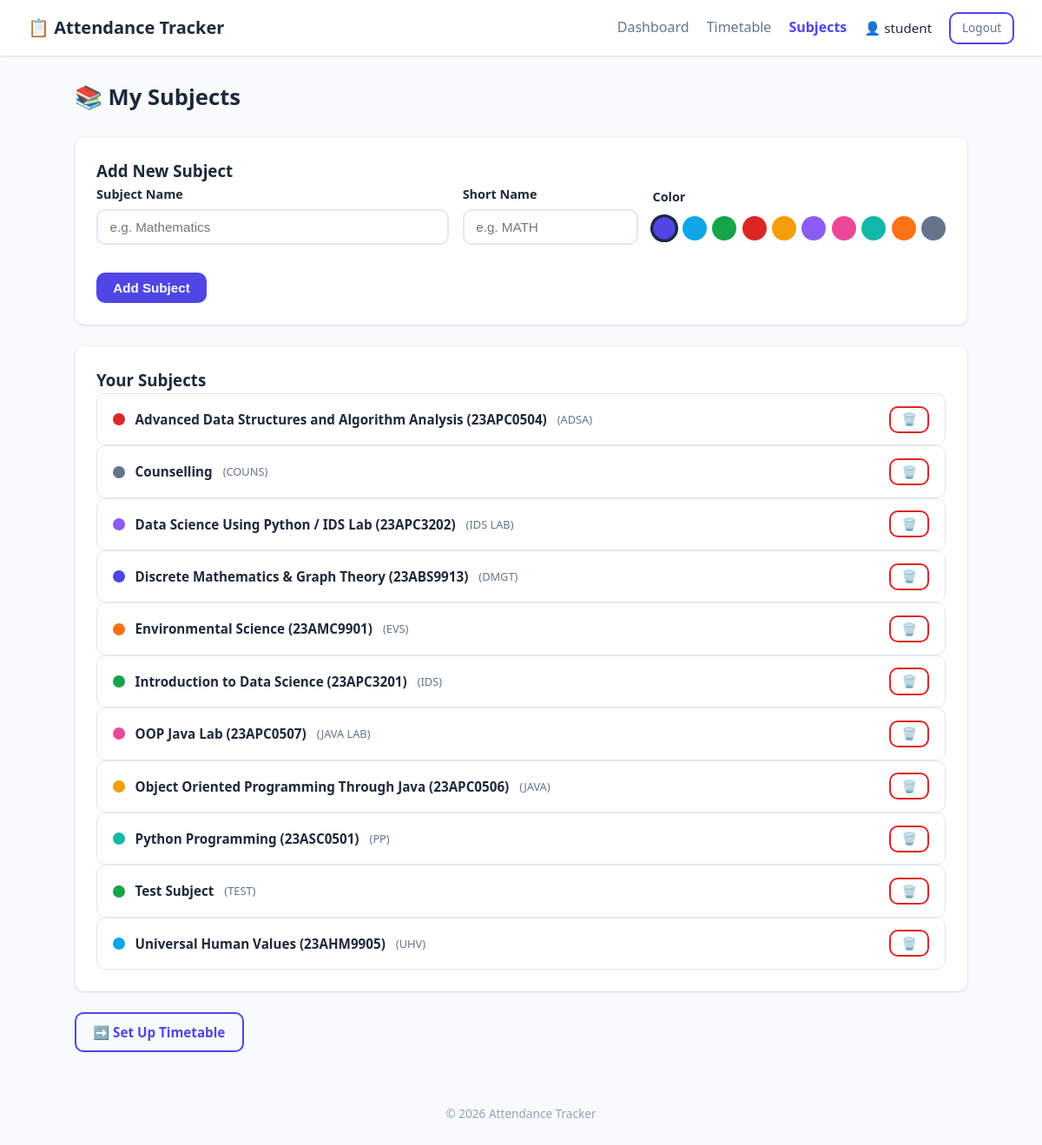
/subjects (signed in), run on the app's committed database.
### tables this page shows
CREATE TABLE users (
    id INTEGER PRIMARY KEY AUTOINCREMENT,
    username TEXT UNIQUE NOT NULL,
    password_hash TEXT NOT NULL,
    created_at TIMESTAMP DEFAULT CURRENT_TIMESTAMP
);

CREATE TABLE subjects (
    id INTEGER PRIMARY KEY AUTOINCREMENT,
    user_id INTEGER NOT NULL,
    name TEXT NOT NULL,
    short_name TEXT NOT NULL,
    color TEXT DEFAULT '#4f46e5',
    FOREIGN KEY (user_id) REFERENCES users(id),
    UNIQUE(user_id, name)
);

### app.py (the view, shortened to what this page needs)
@app.route("/subjects", methods=["GET", "POST"])
@login_required
def subjects():
    db = get_db()
    user_id = session["user_id"]
    user_subjects = db.execute(
        "SELECT * FROM subjects WHERE user_id = ? ORDER BY name", (user_id,)
    ).fetchall()
    return render_template("subjects.html", subjects=user_subjects, colors=SUBJECT_COLORS)

### app.py (called while the page is built, shortened)
def get_db_path():
    env_path = os.environ.get("DATABASE_PATH")
    if env_path:
        return env_path

@app.before_request
def ensure_db():
    try:
        db = get_db()
        table_check = db.execute(
            "SELECT name FROM sqlite_master WHERE type='table' AND name='users'"
        ).fetchone()
        if not table_check:
            init_db()
        student_user = db.execute(
            "SELECT id FROM users WHERE LOWER(username) = 'student'"
        ).fetchone()
    except Exception as e:
        app.logger.error("Error in ensure_db: %s", e, exc_info=True)

def login_required(view):
    @wraps(view)
    def wrapped(**kwargs):
        if "user_id" not in session:
            flash("Please log in first.", "warning")
            return redirect(url_for("login"))
        return view(**kwargs)
    return wrapped

@app.context_processor
def inject_helpers():
    return {"DAY_NAMES": DAY_NAMES}

### templates/subjects.html (shortened to what this page needs)
{% extends "base.html" %}
{% block content %}
<div class="page-header">
    <h2>📚 My Subjects</h2>
</div>
<div class="card">
    <h3>Add New Subject</h3>
    <form method="POST" action="{{ url_for('subjects') }}" class="subject-form">
        <div class="form-row">
            <div class="form-group flex-2">
                <label for="name">Subject Name</label>
                <input type="text" id="name" name="name" required placeholder="e.g. Mathematics">
            </div>
            <div class="form-group flex-1">
                <label for="short_name">Short Name</label>
                <input type="text" id="short_name" name="short_name" required maxlength="5" placeholder="e.g. MATH">
            </div>
            <div class="form-group">
                <label for="color">Color</label>
                <div class="color-picker">
                    {% for c in colors %}
                    <label class="color-option">
                        <span class="color-swatch" style="background: {{ c }};"></span>
                    </label>
                    {% endfor %}
                </div>
            </div>
        </div>
        <button type="submit" class="btn btn-primary">Add Subject</button>
    </form>
</div>
{% if subjects %}
<div class="card">
    <h3>Your Subjects</h3>
    <div class="subject-list">
        {% for s in subjects %}
        <div class="subject-item">
            <div class="subject-info">
                <span class="subject-dot" style="background: {{ s.color }};"></span>
                <span class="subject-name">{{ s.name }}</span>
                <span class="subject-short">({{ s.short_name }})</span>
            </div>
            <form method="POST" action="{{ url_for('delete_subject', subject_id=s.id) }}" class="inline-form">
                <button type="submit" class="btn btn-sm btn-danger-outline" onclick="return confirm('Delete {{ s.name }}? This will also remove related timetable entries and attendance records.')">🗑️</button>
            </form>
        </div>
        {% endfor %}
    </div>
</div>
{% endif %}
<div style="margin-top: 1rem;">
    <a href="{{ url_for('timetable') }}" class="btn btn-outline">➡️ Set Up Timetable</a>
</div>
{% endblock %}

### templates/base.html (shortened to what this page needs)
<!DOCTYPE html>
<html lang="en">
<head>
    <link rel="stylesheet" href="{{ url_for('static', filename='style.css') }}">
</head>
<body>
    <nav class="navbar">
        <div class="nav-brand">
            <a href="{{ url_for('index') }}">📋 Attendance Tracker</a>
        </div>
        <div class="nav-links">
            {% if session.get('username') %}
                <a href="{{ url_for('dashboard') }}" class="{% if request.endpoint == 'dashboard' %}active{% endif %}">Dashboard</a>
                <a href="{{ url_for('timetable') }}" class="{% if request.endpoint == 'timetable' %}active{% endif %}">Timetable</a>
                <a href="{{ url_for('subjects') }}" class="{% if request.endpoint == 'subjects' %}active{% endif %}">Subjects</a>
                <span class="nav-user">👤 {{ session['username'] }}</span>
                <a href="{{ url_for('logout') }}" class="btn btn-sm btn-outline">Logout</a>
            {% else %}
                <a href="{{ url_for('login') }}">Login</a>
                <a href="{{ url_for('signup') }}">Sign Up</a>
            {% endif %}
        </div>
    </nav>
    <main class="container">
        {% block content %}{% endblock %}
    </main>
    <footer class="footer">
        <p>&copy; 2026 Attendance Tracker</p>
    </footer>
</body>
</html>

### static/style.css (style rules this page uses)
*, *::before, *::after { box-sizing: border-box; margin: 0; padding: 0; }
:root { --clr-bg: #f8fafc; --clr-surface: #ffffff; --clr-primary: #4f46e5; --clr-primary-h:#4338ca; --clr-success: #16a34a; --clr-danger: #dc2626; --clr-warning: #f59e0b; --clr-info: #0ea5e9; --clr-muted: #94a3b8; --clr-text: #1e293b; --clr-text-lt: #64748b; --radius: 10px; --shadow: 0 1px 3px rgba(0,0,0,.08), 0 1px 2px rgba(0,0,0,.05); }
body { font-family: 'Segoe UI', system-ui, -apple-system, sans-serif; background: var(--clr-bg); color: var(--clr-text); line-height: 1.6; min-height: 100vh; display: flex; flex-direction: column; }
a { color: var(--clr-primary); text-decoration: none; }
.navbar { background: var(--clr-surface); box-shadow: var(--shadow); display: flex; align-items: center; justify-content: space-between; padding: .85rem 2rem; position: sticky; top: 0; z-index: 100; }
.nav-brand a { font-size: 1.25rem; font-weight: 700; color: var(--clr-text); }
.nav-links { display: flex; align-items: center; gap: 1.25rem; }
.nav-links a { color: var(--clr-text-lt); font-weight: 500; }
.nav-links a.active { color: var(--clr-primary); font-weight: 700; }
.nav-user { font-weight: 500; color: var(--clr-text); font-size: .95rem; }
.container { max-width: 1060px; margin: 1.75rem auto; padding: 0 1rem; flex: 1; width: 100%; }
.btn { display: inline-flex; align-items: center; justify-content: center; gap: .4rem; padding: .55rem 1.2rem; border: none; border-radius: var(--radius); font-size: .95rem; font-weight: 600; cursor: pointer; transition: all .15s ease; }
.btn-primary { background: var(--clr-primary); color: #fff; }
.btn-outline { background: transparent; border: 2px solid var(--clr-primary); color: var(--clr-primary); }
.btn-danger-outline { background: transparent; border: 2px solid var(--clr-danger); color: var(--clr-danger); padding: .3rem .6rem; }
.btn-sm { padding: .35rem .8rem; font-size: .85rem; }
.card { background: var(--clr-surface); border-radius: var(--radius); box-shadow: var(--shadow); padding: 1.5rem; margin-bottom: 1.5rem; border: 1px solid #f1f5f9; }
.form-group { margin-bottom: 1rem; }
.form-group label { display: block; margin-bottom: .35rem; font-weight: 600; font-size: .9rem; }
.form-group input[type="text"], .form-group input[type="password"], .form-group select { width: 100%; padding: .65rem .85rem; border: 2px solid #e2e8f0; border-radius: var(--radius); font-size: .95rem; transition: border-color .15s; }
.form-row { display: flex; gap: 1rem; flex-wrap: wrap; align-items: flex-end; }
.flex-1 { flex: 1; min-width: 120px; }
.flex-2 { flex: 2; min-width: 200px; }
.inline-form { display: inline; }
.page-header { margin-bottom: 1.5rem; }
.page-header h2 { font-size: 1.6rem; }
.subject-info { display: flex; align-items: center; gap: .75rem; min-width: 220px; flex: 1; }
.subject-dot { width: 14px; height: 14px; border-radius: 50%; flex-shrink: 0; }
.subject-name { font-weight: 600; font-size: .95rem; }
.subject-short { color: var(--clr-text-lt); font-size: .8rem; font-weight: 500; }
.subject-form .form-row { margin-bottom: 1rem; }
.color-picker { display: flex; gap: .4rem; flex-wrap: wrap; padding-top: .35rem; }
.color-swatch { display: block; width: 28px; height: 28px; border-radius: 50%; cursor: pointer; border: 3px solid transparent; transition: all .15s; }
.color-option input:checked + .color-swatch { border-color: var(--clr-text); transform: scale(1.15); }
.subject-item { display: flex; justify-content: space-between; align-items: center; padding: .85rem 1.1rem; border: 1px solid #e2e8f0; border-radius: var(--radius); }
.footer { text-align: center; padding: 2rem; color: var(--clr-muted); font-size: .85rem; }

### data on the page
users: username "student"
subjects: name "Advanced Data Structures and Algorithm Analysis (23APC0504)", short_name "ADSA"
subjects: name "Counselling", short_name "COUNS"
subjects: name "Data Science Using Python / IDS Lab (23APC3202)", short_name "IDS LAB"
subjects: name "Discrete Mathematics & Graph Theory (23ABS9913)", short_name "DMGT"
subjects: name "Environmental Science (23AMC9901)", short_name "EVS"
subjects: name "Introduction to Data Science (23APC3201)", short_name "IDS"
subjects: name "OOP Java Lab (23APC0507)", short_name "JAVA LAB"
subjects: name "Object Oriented Programming Through Java (23APC0506)", short_name "JAVA"
subjects: name "Python Programming (23ASC0501)", short_name "PP"
subjects: name "Test Subject", short_name "TEST"
subjects: name "Universal Human Values (23AHM9905)", short_name "UHV"
